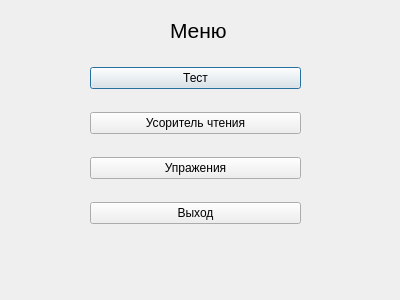
<?xml version="1.0" encoding="UTF-8"?>
<ui version="4.0">
 <class>Menu</class>
 <widget class="QDialog" name="Menu">
  <property name="geometry">
   <rect>
    <x>0</x>
    <y>0</y>
    <width>400</width>
    <height>300</height>
   </rect>
  </property>
  <property name="windowTitle">
   <string>Dialog</string>
  </property>
  <widget class="QWidget" name="verticalLayoutWidget">
   <property name="geometry">
    <rect>
     <x>90</x>
     <y>50</y>
     <width>211</width>
     <height>191</height>
    </rect>
   </property>
   <layout class="QVBoxLayout" name="verticalLayout">
    <item>
     <widget class="QPushButton" name="btn_Test">
      <property name="text">
       <string>Тест</string>
      </property>
     </widget>
    </item>
    <item>
     <widget class="QPushButton" name="btn_SpeedLine">
      <property name="text">
       <string>Усоритель чтения</string>
      </property>
      <property name="autoRepeatInterval">
       <number>100</number>
      </property>
     </widget>
    </item>
    <item>
     <widget class="QPushButton" name="btn_Ex">
      <property name="text">
       <string>Упражения</string>
      </property>
     </widget>
    </item>
    <item>
     <widget class="QPushButton" name="btn_Exit">
      <property name="text">
       <string>Выход</string>
      </property>
     </widget>
    </item>
   </layout>
  </widget>
  <widget class="QLabel" name="label">
   <property name="geometry">
    <rect>
     <x>170</x>
     <y>20</y>
     <width>91</width>
     <height>21</height>
    </rect>
   </property>
   <property name="font">
    <font>
     <pointsize>16</pointsize>
    </font>
   </property>
   <property name="text">
    <string>Меню</string>
   </property>
  </widget>
  <widget class="QLabel" name="label_username">
   <property name="geometry">
    <rect>
     <x>10</x>
     <y>260</y>
     <width>91</width>
     <height>16</height>
    </rect>
   </property>
   <property name="text">
    <string/>
   </property>
  </widget>
  <widget class="QLabel" name="label_wm_rating">
   <property name="geometry">
    <rect>
     <x>160</x>
     <y>260</y>
     <width>111</width>
     <height>20</height>
    </rect>
   </property>
   <property name="text">
    <string/>
   </property>
  </widget>
  <widget class="QLabel" name="label_score">
   <property name="geometry">
    <rect>
     <x>320</x>
     <y>260</y>
     <width>71</width>
     <height>20</height>
    </rect>
   </property>
   <property name="text">
    <string/>
   </property>
  </widget>
 </widget>
 <resources/>
 <connections/>
</ui>
